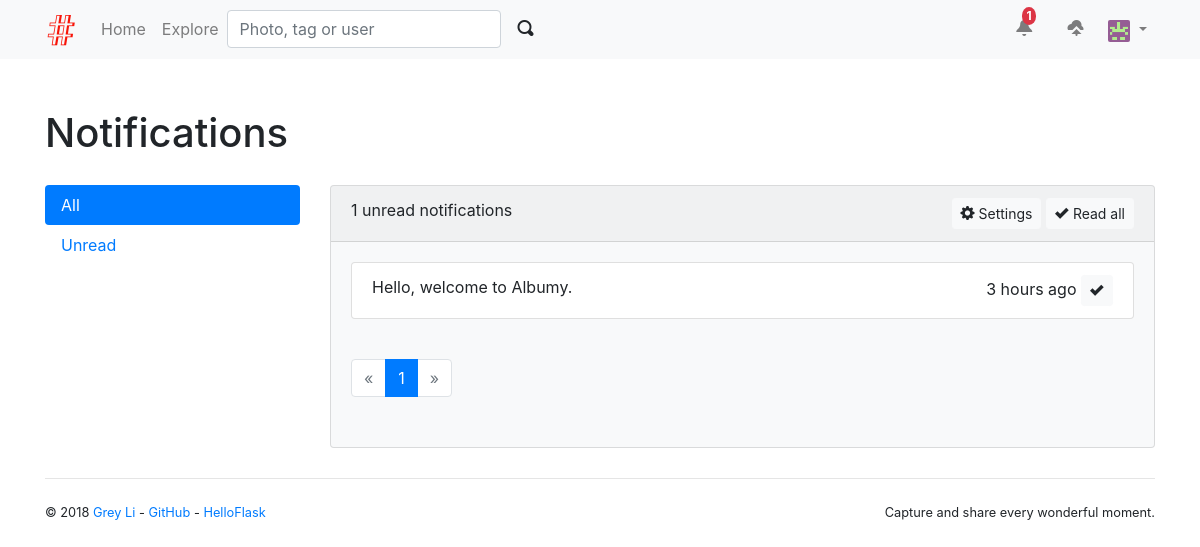
The app's page /notifications (signed in), older data.
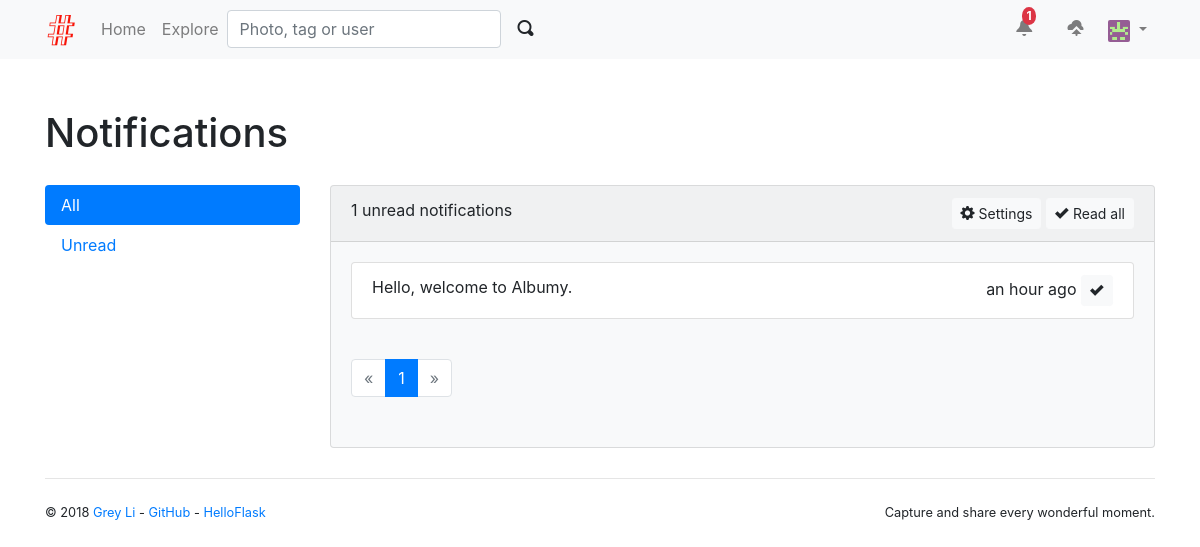
The same page, newer data.
### albumy/models.py (models this page shows)
class Notification(db.Model):
    id = db.Column(db.Integer, primary_key=True)
    message = db.Column(db.Text, nullable=False)
    is_read = db.Column(db.Boolean, default=False)
    timestamp = db.Column(db.DateTime, default=datetime.utcnow, index=True)
    receiver_id = db.Column(db.Integer, db.ForeignKey('user.id'))
    receiver = db.relationship('User', back_populates='notifications')

### albumy/blueprints/main.py (the view)
@main_bp.route('/notifications')
@login_required
def show_notifications():
    page = request.args.get('page', 1, type=int)
    per_page = current_app.config['ALBUMY_NOTIFICATION_PER_PAGE']
    notifications = Notification.query.with_parent(current_user)
    filter_rule = request.args.get('filter')
    if filter_rule == 'unread':
        notifications = notifications.filter_by(is_read=False)
    pagination = notifications.order_by(Notification.timestamp.desc()).paginate(page, per_page)
    notifications = pagination.items
    return render_template('main/notifications.html', pagination=pagination, notifications=notifications)

### albumy/__init__.py (called while the page is built)
def register_template_context(app):
    @app.context_processor
    def make_template_context():
        if current_user.is_authenticated:
            notification_count = Notification.query.with_parent(current_user).filter_by(is_read=False).count()
        else:
            notification_count = None
        return dict(notification_count=notification_count)

### albumy/extensions.py (called while the page is built)
@login_manager.user_loader
def load_user(user_id):
    from albumy.models import User
    user = User.query.get(int(user_id))
    return user

### albumy/models.py (called while the page is built)
    @property
    def is_active(self):
        return self.active

    def can(self, permission_name):
        permission = Permission.query.filter_by(name=permission_name).first()
        return permission is not None and self.role is not None and permission in self.role.permissions

### albumy/templates/main/notifications.html (shortened to what this page needs)
{% extends 'base.html' %}
{% from 'bootstrap/pagination.html' import render_pagination %}
{% block content %}
    <div class="page-header">
        <h1>Notifications</h1>
    </div>
    <div class="row">
        <div class="col-md-3">
            <div class="nav nav-pills flex-column" role="tablist" aria-orientation="vertical">
                <a class="nav-item nav-link {% if request.args.get('filter') != 'unread' %}active{% endif %}"
                   href="{{ url_for('.show_notifications', filter='all') }}">
                    All
                </a>
                <a class="nav-item nav-link {% if request.args.get('filter') == 'unread' %}active{% endif %}"
                   href="{{ url_for('.show_notifications', filter='unread') }}">
                    Unread
                </a>
            </div>
        </div>
        <div class="col-md-9">
            <div class="card bg-light w-100">
                <div class="card-header">{{ notification_count }} unread notifications
                    <div class="float-right">
                        <a class="btn btn-light btn-sm" href="{{ url_for('user.notification_setting') }}">
                            <span class="oi oi-cog" aria-hidden="true"></span> Settings
                        </a>
                        <form class="inline" method="post" action="{{ url_for('.read_all_notification') }}">
                            <button type="submit" class="btn btn-light btn-sm">
                                <span class="oi oi-check" aria-hidden="true"></span> Read all
                            </button>
                        </form>
                    </div>
                </div>
                <div class="card-body">
                    {% if notifications %}
                        <ul class="list-group">
                            {% for notification in notifications %}
                                <li class="list-group-item">
                                    {{ notification.message|safe }}
                                    <span class="float-right">
                                        {{ moment(notification.timestamp).fromNow(refresh=True) }}
                                        {% if notification.is_read == False %}
                                            <form class="inline"
                                                  action="{{ url_for('.read_notification', notification_id=notification.id) }}"
                                                  method="post">
                                                <button type="submit" class="btn btn-light btn-sm">
                                                    <span class="oi oi-check" aria-hidden="true"></span>
                                                </button>
                                            </form>
                                        {% endif %}
                                    </span>
                                </li>
                            {% endfor %}
                        </ul>
                        <div class="text-right page-footer">
                            {{ render_pagination(pagination) }}
                        </div>
                    {% else %}
                        <div class="tip text-center">
                            <h6>No notifications.</h6>
                        </div>
                    {% endif %}
                </div>
            </div>
        </div>
    </div>
{% endblock %}

Row changes from the older to the newer data that the page shows:
changed Notification "Hello, welcome to Albumy.": timestamp "3 hours ago" → "an hour ago"
